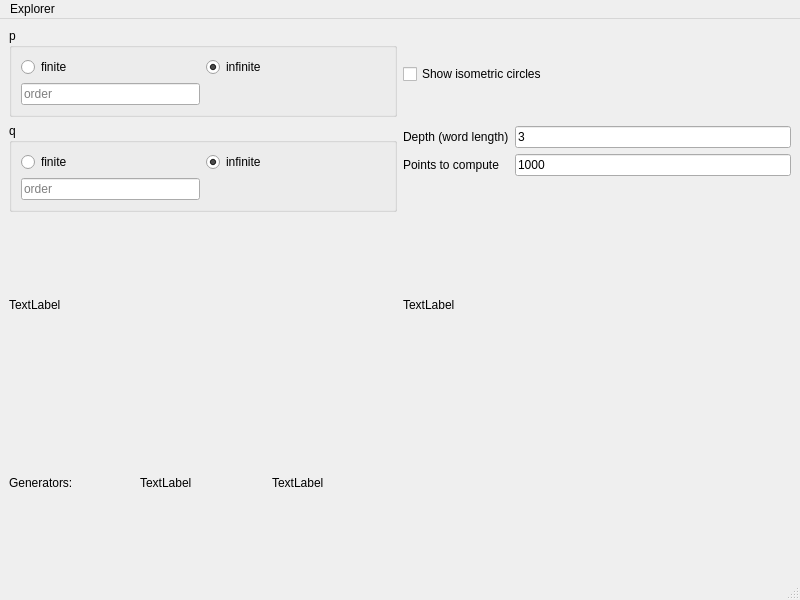
<?xml version="1.0" encoding="UTF-8"?>
<ui version="4.0">
 <class>MainWindow</class>
 <widget class="QMainWindow" name="MainWindow">
  <property name="geometry">
   <rect>
    <x>0</x>
    <y>0</y>
    <width>800</width>
    <height>600</height>
   </rect>
  </property>
  <property name="windowTitle">
   <string>Riley Slice Explorer</string>
  </property>
  <widget class="QWidget" name="centralwidget">
   <layout class="QGridLayout" name="gridLayout_2">
    <item row="0" column="0">
     <layout class="QVBoxLayout" name="verticalLayout_2">
      <item>
       <widget class="QGroupBox" name="groupBox">
        <property name="title">
         <string>p</string>
        </property>
        <layout class="QGridLayout" name="gridLayout_4">
         <item row="0" column="1">
          <widget class="QRadioButton" name="radioButton_2">
           <property name="text">
            <string>infinite</string>
           </property>
           <property name="checked">
            <bool>true</bool>
           </property>
           <attribute name="buttonGroup">
            <string notr="true">pOrderRadios</string>
           </attribute>
          </widget>
         </item>
         <item row="0" column="0">
          <widget class="QRadioButton" name="radioButton">
           <property name="text">
            <string>finite</string>
           </property>
           <property name="checked">
            <bool>false</bool>
           </property>
           <attribute name="buttonGroup">
            <string notr="true">pOrderRadios</string>
           </attribute>
          </widget>
         </item>
         <item row="1" column="0">
          <widget class="QLineEdit" name="pOrderEdit">
           <property name="placeholderText">
            <string>order</string>
           </property>
          </widget>
         </item>
         <item row="1" column="1">
          <spacer name="horizontalSpacer_2">
           <property name="orientation">
            <enum>Qt::Horizontal</enum>
           </property>
           <property name="sizeHint" stdset="0">
            <size>
             <width>40</width>
             <height>20</height>
            </size>
           </property>
          </spacer>
         </item>
        </layout>
       </widget>
      </item>
      <item>
       <widget class="QGroupBox" name="groupBox_2">
        <property name="title">
         <string>q</string>
        </property>
        <layout class="QGridLayout" name="gridLayout_3">
         <item row="0" column="0">
          <widget class="QRadioButton" name="radioButton_3">
           <property name="text">
            <string>finite</string>
           </property>
           <property name="checked">
            <bool>false</bool>
           </property>
           <attribute name="buttonGroup">
            <string notr="true">qOrderRadios</string>
           </attribute>
          </widget>
         </item>
         <item row="0" column="1">
          <widget class="QRadioButton" name="radioButton_4">
           <property name="text">
            <string>infinite</string>
           </property>
           <property name="checked">
            <bool>true</bool>
           </property>
           <attribute name="buttonGroup">
            <string notr="true">qOrderRadios</string>
           </attribute>
          </widget>
         </item>
         <item row="1" column="0">
          <widget class="QLineEdit" name="qOrderEdit">
           <property name="text">
            <string/>
           </property>
           <property name="placeholderText">
            <string>order</string>
           </property>
          </widget>
         </item>
         <item row="1" column="1">
          <spacer name="horizontalSpacer">
           <property name="orientation">
            <enum>Qt::Horizontal</enum>
           </property>
           <property name="sizeHint" stdset="0">
            <size>
             <width>40</width>
             <height>20</height>
            </size>
           </property>
          </spacer>
         </item>
        </layout>
       </widget>
      </item>
     </layout>
    </item>
    <item row="0" column="2">
     <layout class="QVBoxLayout" name="verticalLayout">
      <item>
       <widget class="QCheckBox" name="showIsometricCirclesCheckBox">
        <property name="text">
         <string>Show isometric circles</string>
        </property>
       </widget>
      </item>
      <item>
       <layout class="QGridLayout" name="gridLayout_5">
        <item row="1" column="1">
         <widget class="QLineEdit" name="pointCountEdit">
          <property name="text">
           <string>1000</string>
          </property>
         </widget>
        </item>
        <item row="0" column="0">
         <widget class="QLabel" name="label">
          <property name="text">
           <string>Depth (word length)</string>
          </property>
         </widget>
        </item>
        <item row="1" column="0">
         <widget class="QLabel" name="label_2">
          <property name="text">
           <string>Points to compute</string>
          </property>
         </widget>
        </item>
        <item row="0" column="1">
         <widget class="QLineEdit" name="depthEdit">
          <property name="text">
           <string>3</string>
          </property>
         </widget>
        </item>
       </layout>
      </item>
     </layout>
    </item>
    <item row="2" column="0">
     <layout class="QHBoxLayout" name="horizontalLayout_2">
      <item>
       <widget class="QLabel" name="label_3">
        <property name="text">
         <string>Generators:</string>
        </property>
       </widget>
      </item>
      <item>
       <widget class="QLabel" name="xGeneratorLabel">
        <property name="text">
         <string>TextLabel</string>
        </property>
       </widget>
      </item>
      <item>
       <widget class="QLabel" name="yGeneratorLabel">
        <property name="text">
         <string>TextLabel</string>
        </property>
       </widget>
      </item>
     </layout>
    </item>
    <item row="1" column="0">
     <widget class="CoordinateSystem" name="sliceView">
      <property name="autoFillBackground">
       <bool>true</bool>
      </property>
      <property name="frameShape">
       <enum>QFrame::NoFrame</enum>
      </property>
      <property name="text">
       <string>TextLabel</string>
      </property>
     </widget>
    </item>
    <item row="1" column="2">
     <widget class="CoordinateSystem" name="limitView">
      <property name="autoFillBackground">
       <bool>true</bool>
      </property>
      <property name="text">
       <string>TextLabel</string>
      </property>
     </widget>
    </item>
   </layout>
  </widget>
  <widget class="QMenuBar" name="menubar">
   <property name="geometry">
    <rect>
     <x>0</x>
     <y>0</y>
     <width>800</width>
     <height>30</height>
    </rect>
   </property>
   <widget class="QMenu" name="menuExplorer">
    <property name="title">
     <string>Explorer</string>
    </property>
    <addaction name="actionAbout"/>
    <addaction name="separator"/>
    <addaction name="actionQuit"/>
   </widget>
   <addaction name="menuExplorer"/>
  </widget>
  <widget class="QStatusBar" name="statusbar"/>
  <action name="actionQuit">
   <property name="text">
    <string>Quit</string>
   </property>
   <property name="shortcut">
    <string>Ctrl+Q</string>
   </property>
  </action>
  <action name="actionAbout">
   <property name="text">
    <string>About</string>
   </property>
  </action>
 </widget>
 <customwidgets>
  <customwidget>
   <class>CoordinateSystem</class>
   <extends>QLabel</extends>
   <header>CoordinateSystem</header>
  </customwidget>
 </customwidgets>
 <resources/>
 <connections>
  <connection>
   <sender>actionQuit</sender>
   <signal>triggered()</signal>
   <receiver>MainWindow</receiver>
   <slot>close()</slot>
   <hints>
    <hint type="sourcelabel">
     <x>-1</x>
     <y>-1</y>
    </hint>
    <hint type="destinationlabel">
     <x>399</x>
     <y>299</y>
    </hint>
   </hints>
  </connection>
 </connections>
 <buttongroups>
  <buttongroup name="pOrderRadios"/>
  <buttongroup name="qOrderRadios"/>
 </buttongroups>
</ui>
